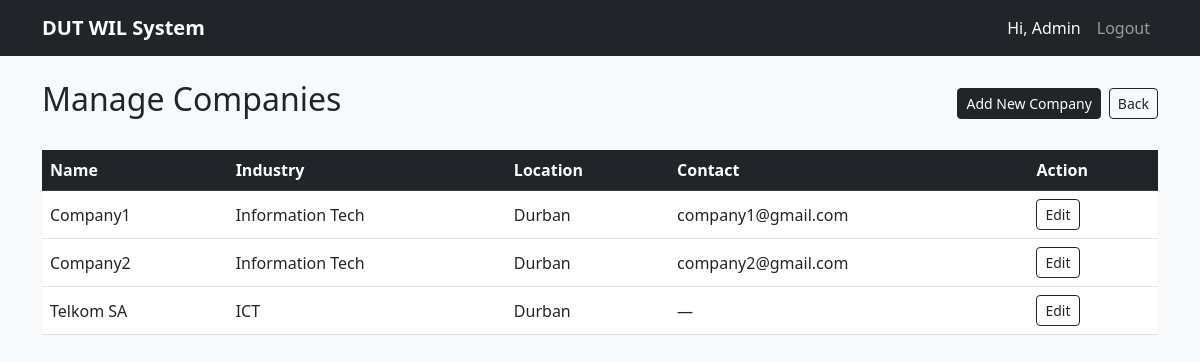
Screenshot of /admin/companies (signed in) with the database file from the repository.
### app/models.py (models this page shows, shortened)
class User(db.Model, UserMixin):
    __tablename__ = 'users'
    id            = db.Column(db.Integer, primary_key=True)
    name          = db.Column(db.String(100), nullable=False)
    email         = db.Column(db.String(120), unique=True, nullable=False)
    password_hash = db.Column(db.String(256), nullable=False)
    role          = db.Column(db.String(20),  nullable=False)
    student_num   = db.Column(db.String(20),  unique=True, nullable=True)
    created_at    = db.Column(db.DateTime, default=datetime.utcnow)
    applications  = db.relationship('Application', backref='student',
                        lazy=True, foreign_keys='Application.student_id')
    documents     = db.relationship('Document',    backref='owner', lazy=True)
    notifications = db.relationship('Notification', backref='user',  lazy=True)

class Company(db.Model):
    __tablename__ = 'companies'
    id       = db.Column(db.Integer, primary_key=True)
    name     = db.Column(db.String(150), nullable=False)
    industry = db.Column(db.String(100))
    location = db.Column(db.String(150))
    contact  = db.Column(db.String(120))
    website  = db.Column(db.String(200))
    placements = db.relationship('Placement', backref='company', lazy=True)

### app/routes/admin.py (the view)
@admin.route('/companies')
@login_required
@admin_required
def manage_companies():
    companies = Company.query.order_by(Company.name).all()
    return render_template('admin/manage_companies.html',
                           companies=companies)

### app/models.py (called while the page is built)
@login_manager.user_loader
def load_user(user_id):
    return User.query.get(int(user_id))

### app/utils.py (called while the page is built)
def admin_required(f):
    @wraps(f)
    def decorated(*args, **kwargs):
        if not current_user.is_authenticated or \
                current_user.role != 'admin':
            abort(403)
        return f(*args, **kwargs)
    return decorated

### app/templates/admin/manage_companies.html
{% extends 'base.html' %}
{% block content %}
<div class="d-flex justify-content-between align-items-center mb-4">
  <h2>Manage Companies</h2>
  <div class="d-flex gap-2">
    <a href="{{ url_for('admin.new_company') }}" class="btn btn-dark btn-sm">Add New Company</a>
    <a href="{{ url_for('admin.dashboard') }}" class="btn btn-outline-dark btn-sm">Back</a>
  </div>
</div>
<div class="table-responsive">
  <table class="table table-hover align-middle">
    <thead class="table-dark">
      <tr>
        <th>Name</th>
        <th>Industry</th>
        <th>Location</th>
        <th>Contact</th>
        <th>Action</th>
      </tr>
    </thead>
    <tbody>
      {% for c in companies %}
      <tr>
        <td>{{ c.name }}</td>
        <td>{{ c.industry or '—' }}</td>
        <td>{{ c.location or '—' }}</td>
        <td>{{ c.contact or '—' }}</td>
        <td>
          <a href="{{ url_for('admin.edit_company', company_id=c.id) }}"
             class="btn btn-sm btn-outline-dark">Edit</a>
        </td>
      </tr>
      {% endfor %}
    </tbody>
  </table>
</div>
{% endblock %}

### app/templates/base.html (shortened to what this page needs)
<!DOCTYPE html>
<html lang="en">
<head>
  <link href="https://cdn.jsdelivr.net/npm/bootstrap@5.3.0/dist/css/bootstrap.min.css" rel="stylesheet">
</head>
<body class="bg-light">
<nav class="navbar navbar-expand-lg navbar-dark bg-dark">
  <div class="container">
    <a class="navbar-brand fw-bold" href="/">DUT WIL System</a>
    <div class="collapse navbar-collapse" id="navMenu">
      <ul class="navbar-nav ms-auto">
        {% if current_user.is_authenticated %}
          <li class="nav-item">
            <span class="nav-link text-light">
              Hi, {{ current_user.name }}
            </span>
          </li>
          <li class="nav-item">
            <a class="nav-link" href="{{ url_for('auth.logout') }}">Logout</a>
          </li>
        {% endif %}
      </ul>
    </div>
  </div>
</nav>
<div class="container mt-4">
  {% block content %}{% endblock %}
</div>
</body>
</html>

### rows the page displays
User: name "Admin"
Company: name "Company1", industry "Information Tech", location "Durban", contact "company1@gmail.com"
Company: name "Company2", industry "Information Tech", location "Durban", contact "company2@gmail.com"
Company: name "Telkom SA", industry "ICT", location "Durban", contact "—"
